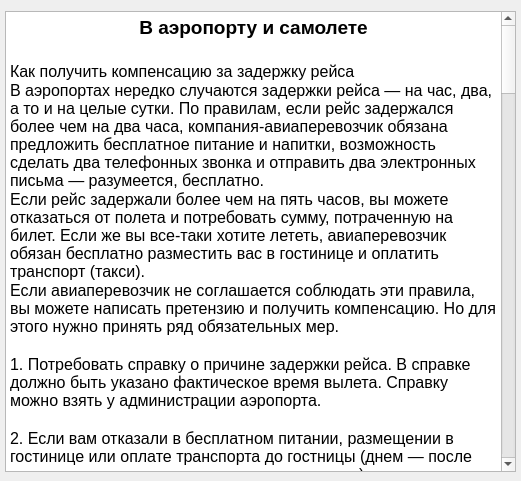
<?xml version="1.0" encoding="UTF-8"?>
<ui version="4.0">
 <class>Fourth_sub_menu_widget</class>
 <widget class="QWidget" name="Fourth_sub_menu_widget">
  <property name="geometry">
   <rect>
    <x>0</x>
    <y>0</y>
    <width>521</width>
    <height>481</height>
   </rect>
  </property>
  <property name="windowTitle">
   <string>Form</string>
  </property>
  <widget class="QTextBrowser" name="textBrowser">
   <property name="geometry">
    <rect>
     <x>5</x>
     <y>11</y>
     <width>511</width>
     <height>461</height>
    </rect>
   </property>
   <property name="html">
    <string>&lt;!DOCTYPE HTML PUBLIC &quot;-//W3C//DTD HTML 4.0//EN&quot; &quot;http://www.w3.org/TR/REC-html40/strict.dtd&quot;&gt;
&lt;html&gt;&lt;head&gt;&lt;meta name=&quot;qrichtext&quot; content=&quot;1&quot; /&gt;&lt;style type=&quot;text/css&quot;&gt;
p, li { white-space: pre-wrap; }
&lt;/style&gt;&lt;/head&gt;&lt;body style=&quot; font-family:'MS Shell Dlg 2'; font-size:8.25pt; font-weight:400; font-style:normal;&quot;&gt;
&lt;p align=&quot;center&quot; style=&quot; margin-top:0px; margin-bottom:0px; margin-left:0px; margin-right:0px; -qt-block-indent:0; text-indent:0px;&quot;&gt;&lt;span style=&quot; font-size:14pt; font-weight:600;&quot;&gt;В аэропорту и самолете&lt;/span&gt;&lt;/p&gt;
&lt;p align=&quot;center&quot; style=&quot;-qt-paragraph-type:empty; margin-top:0px; margin-bottom:0px; margin-left:0px; margin-right:0px; -qt-block-indent:0; text-indent:0px; font-size:14pt; font-weight:600;&quot;&gt;&lt;br /&gt;&lt;/p&gt;
&lt;p style=&quot; margin-top:0px; margin-bottom:0px; margin-left:0px; margin-right:0px; -qt-block-indent:0; text-indent:0px;&quot;&gt;&lt;span style=&quot; font-size:12pt;&quot;&gt;Как получить компенсацию за задержку рейса&lt;/span&gt;&lt;/p&gt;
&lt;p style=&quot; margin-top:0px; margin-bottom:0px; margin-left:0px; margin-right:0px; -qt-block-indent:0; text-indent:0px;&quot;&gt;&lt;span style=&quot; font-size:12pt;&quot;&gt;В аэропортах нередко случаются задержки рейса — на час, два, а то и на целые сутки. По правилам, если рейс задержался более чем на два часа, компания-авиаперевозчик обязана предложить бесплатное питание и напитки, возможность сделать два телефонных звонка и отправить два электронных письма — разумеется, бесплатно.&lt;/span&gt;&lt;/p&gt;
&lt;p style=&quot; margin-top:0px; margin-bottom:0px; margin-left:0px; margin-right:0px; -qt-block-indent:0; text-indent:0px;&quot;&gt;&lt;span style=&quot; font-size:12pt;&quot;&gt;Если рейс задержали более чем на пять часов, вы можете отказаться от полета и потребовать сумму, потраченную на билет. Если же вы все-таки хотите лететь, авиаперевозчик обязан бесплатно разместить вас в гостинице и оплатить транспорт (такси).&lt;/span&gt;&lt;/p&gt;
&lt;p style=&quot; margin-top:0px; margin-bottom:0px; margin-left:0px; margin-right:0px; -qt-block-indent:0; text-indent:0px;&quot;&gt;&lt;span style=&quot; font-size:12pt;&quot;&gt;Если авиаперевозчик не соглашается соблюдать эти правила, вы можете написать претензию и получить компенсацию. Но для этого нужно принять ряд обязательных мер.&lt;/span&gt;&lt;/p&gt;
&lt;p style=&quot;-qt-paragraph-type:empty; margin-top:0px; margin-bottom:0px; margin-left:0px; margin-right:0px; -qt-block-indent:0; text-indent:0px; font-size:12pt;&quot;&gt;&lt;br /&gt;&lt;/p&gt;
&lt;p style=&quot; margin-top:0px; margin-bottom:0px; margin-left:0px; margin-right:0px; -qt-block-indent:0; text-indent:0px;&quot;&gt;&lt;span style=&quot; font-size:12pt;&quot;&gt;1. Потребовать справку о причине задержки рейса. В справке должно быть указано фактическое время вылета. Справку можно взять у администрации аэропорта.&lt;/span&gt;&lt;/p&gt;
&lt;p style=&quot;-qt-paragraph-type:empty; margin-top:0px; margin-bottom:0px; margin-left:0px; margin-right:0px; -qt-block-indent:0; text-indent:0px; font-size:12pt;&quot;&gt;&lt;br /&gt;&lt;/p&gt;
&lt;p style=&quot; margin-top:0px; margin-bottom:0px; margin-left:0px; margin-right:0px; -qt-block-indent:0; text-indent:0px;&quot;&gt;&lt;span style=&quot; font-size:12pt;&quot;&gt;2. Если вам отказали в бесплатном питании, размещении в гостинице или оплате транспорта до гостницы (днем — после восьми часов задержки, ночью — после шести), то сохраните все чеки, которые подтвердят ваши расходы: билеты на общественный транспорт, чеки за покупку еды и напитков, лекарства, счет из гостиницы.&lt;/span&gt;&lt;/p&gt;
&lt;p style=&quot;-qt-paragraph-type:empty; margin-top:0px; margin-bottom:0px; margin-left:0px; margin-right:0px; -qt-block-indent:0; text-indent:0px; font-size:12pt;&quot;&gt;&lt;br /&gt;&lt;/p&gt;
&lt;p style=&quot; margin-top:0px; margin-bottom:0px; margin-left:0px; margin-right:0px; -qt-block-indent:0; text-indent:0px;&quot;&gt;&lt;span style=&quot; font-size:12pt;&quot;&gt;3. После того как вы добрались до места назначения, сразу напишите претензию в авиакомпанию, приложив к ней все копии документов.&lt;/span&gt;&lt;/p&gt;
&lt;p style=&quot;-qt-paragraph-type:empty; margin-top:0px; margin-bottom:0px; margin-left:0px; margin-right:0px; -qt-block-indent:0; text-indent:0px; font-size:12pt;&quot;&gt;&lt;br /&gt;&lt;/p&gt;
&lt;p style=&quot; margin-top:0px; margin-bottom:0px; margin-left:0px; margin-right:0px; -qt-block-indent:0; text-indent:0px;&quot;&gt;&lt;span style=&quot; font-size:12pt;&quot;&gt;4. Если из-за задержки рейса сорвалась деловая встреча, аннулирована бронь в отеле или возникли еще какие-то неприятности, связанные с убытками, вы вправе требовать компенсации.&lt;/span&gt;&lt;/p&gt;
&lt;p style=&quot;-qt-paragraph-type:empty; margin-top:0px; margin-bottom:0px; margin-left:0px; margin-right:0px; -qt-block-indent:0; text-indent:0px; font-size:12pt;&quot;&gt;&lt;br /&gt;&lt;/p&gt;
&lt;p style=&quot; margin-top:0px; margin-bottom:0px; margin-left:0px; margin-right:0px; -qt-block-indent:0; text-indent:0px;&quot;&gt;&lt;span style=&quot; font-size:12pt;&quot;&gt;5. Если авиакомпания проигнорировала вашу претензию, вы можете обратиться в суд, приложив копии авиабилета с отметкой о задержке и прочие документы, подтверждающие ваши убытки и расходы.&lt;/span&gt;&lt;/p&gt;
&lt;p style=&quot; margin-top:0px; margin-bottom:0px; margin-left:0px; margin-right:0px; -qt-block-indent:0; text-indent:0px;&quot;&gt;&lt;span style=&quot; font-size:12pt;&quot;&gt;Если вы летите в Европу или из Европы и рейс придется ждать более двух часов (кроме задержек, связанных с погодными условиями), можно получить компенсацию проще, не составляя лично никаких претензий. Для этого нужно обратиться в специальных сервис AirHelp.&lt;/span&gt;&lt;/p&gt;
&lt;p style=&quot;-qt-paragraph-type:empty; margin-top:0px; margin-bottom:0px; margin-left:0px; margin-right:0px; -qt-block-indent:0; text-indent:0px; font-size:12pt;&quot;&gt;&lt;br /&gt;&lt;/p&gt;
&lt;p style=&quot; margin-top:0px; margin-bottom:0px; margin-left:0px; margin-right:0px; -qt-block-indent:0; text-indent:0px;&quot;&gt;&lt;span style=&quot; font-size:12pt;&quot;&gt;Вам нужно только ввести номер рейса, прочитать информацию о денежной компенсации, которую вам пришлет AirHelp, и получить свои деньги. Поскольку сервис составит за вас претензию и, в случае отказа авиаперевозчика от выплат, даже может довести дело до суда. За работу полагается комиссия — 25% от денег, которые вы получите.&lt;/span&gt;&lt;/p&gt;
&lt;p style=&quot;-qt-paragraph-type:empty; margin-top:0px; margin-bottom:0px; margin-left:0px; margin-right:0px; -qt-block-indent:0; text-indent:0px; font-size:12pt;&quot;&gt;&lt;br /&gt;&lt;/p&gt;
&lt;p style=&quot; margin-top:0px; margin-bottom:0px; margin-left:0px; margin-right:0px; -qt-block-indent:0; text-indent:0px;&quot;&gt;&lt;span style=&quot; font-size:12pt;&quot;&gt;Примерные суммы компенсаций: если расстояние рейса меньше 1500 км — 250 евро, от 1500 до 3500 км — 400 евро, более 3500 км — 600 евро.&lt;/span&gt;&lt;/p&gt;
&lt;p style=&quot; margin-top:0px; margin-bottom:0px; margin-left:0px; margin-right:0px; -qt-block-indent:0; text-indent:0px;&quot;&gt;&lt;span style=&quot; font-size:12pt;&quot;&gt;Что нужно взять с собой на случай задержки рейса&lt;/span&gt;&lt;/p&gt;
&lt;p style=&quot; margin-top:0px; margin-bottom:0px; margin-left:0px; margin-right:0px; -qt-block-indent:0; text-indent:0px;&quot;&gt;&lt;span style=&quot; font-size:12pt;&quot;&gt;С компенсацией или без, вам все-таки придется ждать рейс, так что стоит заранее позаботиться о развлечениях на такой случай.&lt;/span&gt;&lt;/p&gt;
&lt;p style=&quot; margin-top:0px; margin-bottom:0px; margin-left:0px; margin-right:0px; -qt-block-indent:0; text-indent:0px;&quot;&gt;&lt;span style=&quot; font-size:12pt;&quot;&gt;На случай задержки возьмите с собой:&lt;/span&gt;&lt;/p&gt;
&lt;p style=&quot; margin-top:0px; margin-bottom:0px; margin-left:0px; margin-right:0px; -qt-block-indent:0; text-indent:0px;&quot;&gt;&lt;span style=&quot; font-size:12pt;&quot;&gt;книгу — обычную или электронную;&lt;/span&gt;&lt;/p&gt;
&lt;p style=&quot; margin-top:0px; margin-bottom:0px; margin-left:0px; margin-right:0px; -qt-block-indent:0; text-indent:0px;&quot;&gt;&lt;span style=&quot; font-size:12pt;&quot;&gt;полностью заряженный планшет;&lt;/span&gt;&lt;/p&gt;
&lt;p style=&quot; margin-top:0px; margin-bottom:0px; margin-left:0px; margin-right:0px; -qt-block-indent:0; text-indent:0px;&quot;&gt;&lt;span style=&quot; font-size:12pt;&quot;&gt;портативную батарею для зарядки гаджетов (они недорого стоят и пригодятся не только в аэропорту);&lt;/span&gt;&lt;/p&gt;
&lt;p style=&quot; margin-top:0px; margin-bottom:0px; margin-left:0px; margin-right:0px; -qt-block-indent:0; text-indent:0px;&quot;&gt;&lt;span style=&quot; font-size:12pt;&quot;&gt;журналы для легкого чтения;&lt;/span&gt;&lt;/p&gt;
&lt;p style=&quot; margin-top:0px; margin-bottom:0px; margin-left:0px; margin-right:0px; -qt-block-indent:0; text-indent:0px;&quot;&gt;&lt;span style=&quot; font-size:12pt;&quot;&gt;пустую бутылку для воды (можно наполнить из фонтанчика);&lt;/span&gt;&lt;/p&gt;
&lt;p style=&quot; margin-top:0px; margin-bottom:0px; margin-left:0px; margin-right:0px; -qt-block-indent:0; text-indent:0px;&quot;&gt;&lt;span style=&quot; font-size:12pt;&quot;&gt;легкие закуски вроде орешков или смеси сухофруктов;&lt;/span&gt;&lt;/p&gt;
&lt;p style=&quot; margin-top:0px; margin-bottom:0px; margin-left:0px; margin-right:0px; -qt-block-indent:0; text-indent:0px;&quot;&gt;&lt;span style=&quot; font-size:12pt;&quot;&gt;подушку для шеи;&lt;/span&gt;&lt;/p&gt;
&lt;p style=&quot; margin-top:0px; margin-bottom:0px; margin-left:0px; margin-right:0px; -qt-block-indent:0; text-indent:0px;&quot;&gt;&lt;span style=&quot; font-size:12pt;&quot;&gt;обезболивающее или снотворное.&lt;/span&gt;&lt;/p&gt;
&lt;p style=&quot;-qt-paragraph-type:empty; margin-top:0px; margin-bottom:0px; margin-left:0px; margin-right:0px; -qt-block-indent:0; text-indent:0px; font-size:12pt;&quot;&gt;&lt;br /&gt;&lt;/p&gt;
&lt;p style=&quot; margin-top:0px; margin-bottom:0px; margin-left:0px; margin-right:0px; -qt-block-indent:0; text-indent:0px;&quot;&gt;&lt;span style=&quot; font-size:12pt;&quot;&gt;Трудно переоценить значение бесплатного Wi-Fi в аэропорту, но, к сожалению, он есть не везде. Решить эту проблему можно следующими способами.&lt;/span&gt;&lt;/p&gt;
&lt;p style=&quot;-qt-paragraph-type:empty; margin-top:0px; margin-bottom:0px; margin-left:0px; margin-right:0px; -qt-block-indent:0; text-indent:0px; font-size:12pt;&quot;&gt;&lt;br /&gt;&lt;/p&gt;
&lt;p style=&quot; margin-top:0px; margin-bottom:0px; margin-left:0px; margin-right:0px; -qt-block-indent:0; text-indent:0px;&quot;&gt;&lt;span style=&quot; font-size:12pt;&quot;&gt;1. Заранее установите на свое устройство приложение Skype Wi-Fi. Благодаря балансовому счету Skype у вас практически всегда будет доступ к интернету. Если Skype есть на ноутбуке, а на счете есть деньги, вы практически всегда сможете сделать видеозвонок, зачекиниться, проверить email.&lt;/span&gt;&lt;/p&gt;
&lt;p style=&quot;-qt-paragraph-type:empty; margin-top:0px; margin-bottom:0px; margin-left:0px; margin-right:0px; -qt-block-indent:0; text-indent:0px; font-size:12pt;&quot;&gt;&lt;br /&gt;&lt;/p&gt;
&lt;p style=&quot; margin-top:0px; margin-bottom:0px; margin-left:0px; margin-right:0px; -qt-block-indent:0; text-indent:0px;&quot;&gt;&lt;span style=&quot; font-size:12pt;&quot;&gt;2. Используйте сеть мобильных операторов. В аэропорту нередко встречаются сети вроде Deutsche Telekom Free Wi-Fi или других мобильных операторов. При попытке подключиться к сети вам может попасться выгодное предложение — обменять номер телефона на полчаса доступа в интернет.&lt;/span&gt;&lt;/p&gt;
&lt;p style=&quot;-qt-paragraph-type:empty; margin-top:0px; margin-bottom:0px; margin-left:0px; margin-right:0px; -qt-block-indent:0; text-indent:0px; font-size:12pt;&quot;&gt;&lt;br /&gt;&lt;/p&gt;
&lt;p style=&quot; margin-top:0px; margin-bottom:0px; margin-left:0px; margin-right:0px; -qt-block-indent:0; text-indent:0px;&quot;&gt;&lt;span style=&quot; font-size:12pt;&quot;&gt;3. Найти Wi-Fi через Foursquare. Вы можете поискать точки Wi-Fi с помощью мобильного интернета, если у вас не очень дорогой роуминг, или подготовиться заранее и выяснить все об аэропорте еще дома. Находите на Foursquare свой аэропорт, в форме поиска по «типсам» набирате «Wi-Fi» и смотрите все, что об этом написали другие пользователи.&lt;/span&gt;&lt;/p&gt;
&lt;p style=&quot;-qt-paragraph-type:empty; margin-top:0px; margin-bottom:0px; margin-left:0px; margin-right:0px; -qt-block-indent:0; text-indent:0px; font-size:12pt;&quot;&gt;&lt;br /&gt;&lt;/p&gt;
&lt;p style=&quot; margin-top:0px; margin-bottom:0px; margin-left:0px; margin-right:0px; -qt-block-indent:0; text-indent:0px;&quot;&gt;&lt;span style=&quot; font-size:12pt;&quot;&gt;4. Попросите у ожидающих. Если у вас есть серьезное дело, можно попросить воспользоваться интернетом на несколько минут. В аэропорту есть не только туристы, но и местные с предоплаченным интернетом 3G и 4G, которые наверняка вам не откажут.&lt;/span&gt;&lt;/p&gt;
&lt;p style=&quot;-qt-paragraph-type:empty; margin-top:0px; margin-bottom:0px; margin-left:0px; margin-right:0px; -qt-block-indent:0; text-indent:0px; font-size:12pt;&quot;&gt;&lt;br /&gt;&lt;/p&gt;
&lt;p style=&quot; margin-top:0px; margin-bottom:0px; margin-left:0px; margin-right:0px; -qt-block-indent:0; text-indent:0px;&quot;&gt;&lt;span style=&quot; font-size:12pt;&quot;&gt;Как сэкономить в аэропорту&lt;/span&gt;&lt;/p&gt;
&lt;p style=&quot; margin-top:0px; margin-bottom:0px; margin-left:0px; margin-right:0px; -qt-block-indent:0; text-indent:0px;&quot;&gt;&lt;span style=&quot; font-size:12pt;&quot;&gt;В зависимости от рейсов и пересадок вы можете потратить значительную сумму, просто питаясь в аэропортах. Есть несколько советов, которые помогут вам сэкономить.&lt;/span&gt;&lt;/p&gt;
&lt;p style=&quot;-qt-paragraph-type:empty; margin-top:0px; margin-bottom:0px; margin-left:0px; margin-right:0px; -qt-block-indent:0; text-indent:0px; font-size:12pt;&quot;&gt;&lt;br /&gt;&lt;/p&gt;
&lt;p style=&quot; margin-top:0px; margin-bottom:0px; margin-left:0px; margin-right:0px; -qt-block-indent:0; text-indent:0px;&quot;&gt;&lt;span style=&quot; font-size:12pt;&quot;&gt;1. Тщательно выбирайте авиакомпанию. Во время перелетов подают бесплатную еду, но в разных авиакомпаниях она может различаться. Если вы хорошо (и бесплатно) поели в самолете, не придется покупать в аэропорту. Например, на рейсах «Аэрофлота» приносят вкусные и обильные обеды, а при бронировании билета через сайт можно даже выбрать специальный тип питания.&lt;/span&gt;&lt;/p&gt;
&lt;p style=&quot;-qt-paragraph-type:empty; margin-top:0px; margin-bottom:0px; margin-left:0px; margin-right:0px; -qt-block-indent:0; text-indent:0px; font-size:12pt;&quot;&gt;&lt;br /&gt;&lt;/p&gt;
&lt;p style=&quot; margin-top:0px; margin-bottom:0px; margin-left:0px; margin-right:0px; -qt-block-indent:0; text-indent:0px;&quot;&gt;&lt;span style=&quot; font-size:12pt;&quot;&gt;2. Планируйте расходы и экономию. Если вы купили билет с пересадкой и ожиданием в шесть часов и сэкономили на этом 300 долларов, почему бы не потратить половину на нормальную еду в аэропорту? Просто помните, что вы и так сэкономили.&lt;/span&gt;&lt;/p&gt;
&lt;p style=&quot;-qt-paragraph-type:empty; margin-top:0px; margin-bottom:0px; margin-left:0px; margin-right:0px; -qt-block-indent:0; text-indent:0px; font-size:12pt;&quot;&gt;&lt;br /&gt;&lt;/p&gt;
&lt;p style=&quot; margin-top:0px; margin-bottom:0px; margin-left:0px; margin-right:0px; -qt-block-indent:0; text-indent:0px;&quot;&gt;&lt;span style=&quot; font-size:12pt;&quot;&gt;3. Приготовьтесь заранее. Если вы знаете, что придется ждать в терминале, лучше заранее запастись закусками и сладостями — в общем, всем, что вы могли бы захотеть. В аэропорту вся еда стоит в пять раз дороже, чем в магазинах, поэтому стоит запастись, например, плиткой шоколада и пакетиком карамелек заранее. Можно сделать бутерброды и взять их в герметичном контейнере для еды.&lt;/span&gt;&lt;/p&gt;
&lt;p style=&quot;-qt-paragraph-type:empty; margin-top:0px; margin-bottom:0px; margin-left:0px; margin-right:0px; -qt-block-indent:0; text-indent:0px; font-size:12pt;&quot;&gt;&lt;br /&gt;&lt;/p&gt;
&lt;p style=&quot; margin-top:0px; margin-bottom:0px; margin-left:0px; margin-right:0px; -qt-block-indent:0; text-indent:0px;&quot;&gt;&lt;span style=&quot; font-size:12pt;&quot;&gt;4. Тщательно выбирайте точки общественного питания. Если вы решили потратиться и поесть в аэропорту, сначала посмотрите лучшие точки питания в Foursquare. Фотографии и отзывы пользователей помогут понять, стоит ли тратить свои деньги именно здесь.&lt;/span&gt;&lt;/p&gt;
&lt;p style=&quot;-qt-paragraph-type:empty; margin-top:0px; margin-bottom:0px; margin-left:0px; margin-right:0px; -qt-block-indent:0; text-indent:0px; font-size:12pt;&quot;&gt;&lt;br /&gt;&lt;/p&gt;
&lt;p style=&quot; margin-top:0px; margin-bottom:0px; margin-left:0px; margin-right:0px; -qt-block-indent:0; text-indent:0px;&quot;&gt;&lt;span style=&quot; font-size:12pt;&quot;&gt;5. Поешьте в ресторане быстрого питания, цены здесь вполне доступные, в отличие от кафе и ресторанов с сидячими местами. Burger King, Wendy's, McDonald's — вы утолите голод и не потратите много денег, а нормально поесть можно и в пункте назначения.&lt;/span&gt;&lt;/p&gt;
&lt;p style=&quot;-qt-paragraph-type:empty; margin-top:0px; margin-bottom:0px; margin-left:0px; margin-right:0px; -qt-block-indent:0; text-indent:0px; font-size:12pt;&quot;&gt;&lt;br /&gt;&lt;/p&gt;
&lt;p style=&quot; margin-top:0px; margin-bottom:0px; margin-left:0px; margin-right:0px; -qt-block-indent:0; text-indent:0px;&quot;&gt;&lt;span style=&quot; font-size:12pt;&quot;&gt;6. Бутылка 0,2 л в аэропорту может стоить от 3 долларов, а в душных терминалах пить хочется постоянно. Возьмите с собой пустую бутылку (вы не пронесете бутылку с водой через терминал, а пустую — вполне) и наполните ее водой из фонтанчика.&lt;/span&gt;&lt;/p&gt;
&lt;p style=&quot;-qt-paragraph-type:empty; margin-top:0px; margin-bottom:0px; margin-left:0px; margin-right:0px; -qt-block-indent:0; text-indent:0px; font-size:12pt;&quot;&gt;&lt;br /&gt;&lt;/p&gt;
&lt;p style=&quot; margin-top:0px; margin-bottom:0px; margin-left:0px; margin-right:0px; -qt-block-indent:0; text-indent:0px;&quot;&gt;&lt;span style=&quot; font-size:12pt;&quot;&gt;Как сэкономить на такси&lt;/span&gt;&lt;/p&gt;
&lt;p style=&quot; margin-top:0px; margin-bottom:0px; margin-left:0px; margin-right:0px; -qt-block-indent:0; text-indent:0px;&quot;&gt;&lt;span style=&quot; font-size:12pt;&quot;&gt;Есть отличный метод, который действует в большинстве аэропортов мира.&lt;/span&gt;&lt;/p&gt;
&lt;p style=&quot; margin-top:0px; margin-bottom:0px; margin-left:0px; margin-right:0px; -qt-block-indent:0; text-indent:0px;&quot;&gt;&lt;span style=&quot; font-size:12pt;&quot;&gt;Нужно подойти к месту, куда привозят улетающих, и запрыгнуть в одно из только что подъехавших такси. Водитель обрадуется, что не придется ехать обратно пустым, конечно, если его машина не привязана к препейд-точке аэропорта.&lt;/span&gt;&lt;/p&gt;
&lt;p style=&quot;-qt-paragraph-type:empty; margin-top:0px; margin-bottom:0px; margin-left:0px; margin-right:0px; -qt-block-indent:0; text-indent:0px; font-size:12pt;&quot;&gt;&lt;br /&gt;&lt;/p&gt;
&lt;p style=&quot; margin-top:0px; margin-bottom:0px; margin-left:0px; margin-right:0px; -qt-block-indent:0; text-indent:0px;&quot;&gt;&lt;span style=&quot; font-size:12pt;&quot;&gt;Единственная сложность этого метода заключается в том, что из зоны прибытия аэропорта может быть достаточно сложно добраться в зону отправления. Это могут быть разные уровни или концы аэропорта, но экономия может составлять до 70%, так что стоит попробовать.&lt;/span&gt;&lt;/p&gt;&lt;/body&gt;&lt;/html&gt;</string>
   </property>
  </widget>
 </widget>
 <resources/>
 <connections/>
</ui>
